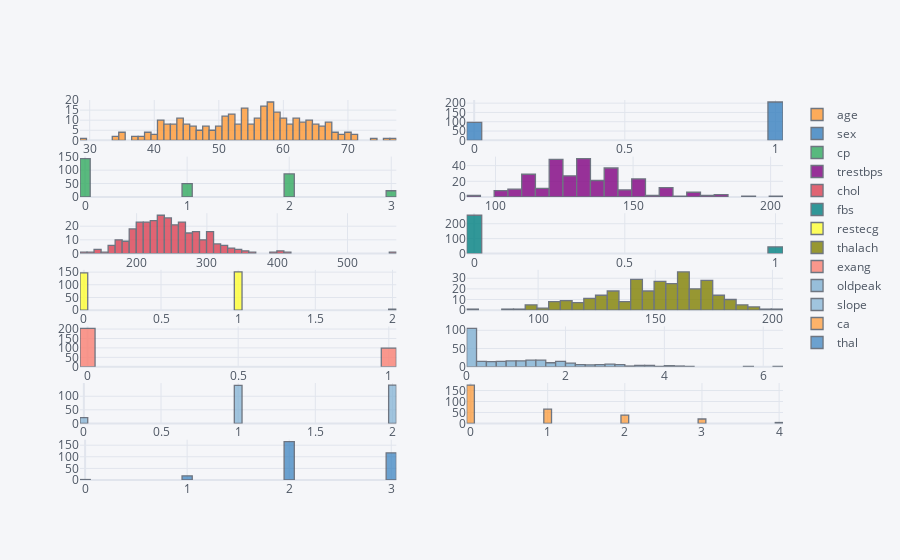

The notebook cell saved with this chart:
### Code cell
df[numerical].iplot(kind='histogram',subplots=True,bins=50)

### Figure 1 — Plotly figure (JSON) as saved in the notebook; plotly's stock layout.template omitted (floating-point values rounded to 4 significant figures; data arrays with more than 128 entries replaced by an {"elided": "..."} marker saying what was removed)
{"data": [{"histfunc": "count", "histnorm": "", "marker": {"color": "rgba(255, 153, 51, 1.0)", "line": {"color": "#4D5663", "width": 1.3}}, "name": "age", "nbinsx": 50, "opacity": 0.8, "orientation": "v", "x": {"elided": "302 int values"}, "xaxis": "x", "yaxis": "y", "type": "histogram"}, {"histfunc": "count", "histnorm": "", "marker": {"color": "rgba(55, 128, 191, 1.0)", "line": {"color": "#4D5663", "width": 1.3}}, "name": "sex", "nbinsx": 50, "opacity": 0.8, "orientation": "v", "x": {"elided": "302 int values"}, "xaxis": "x2", "yaxis": "y2", "type": "histogram"}, {"histfunc": "count", "histnorm": "", "marker": {"color": "rgba(50, 171, 96, 1.0)", "line": {"color": "#4D5663", "width": 1.3}}, "name": "cp", "nbinsx": 50, "opacity": 0.8, "orientation": "v", "x": {"elided": "302 int values"}, "xaxis": "x3", "yaxis": "y3", "type": "histogram"}, {"histfunc": "count", "histnorm": "", "marker": {"color": "rgba(128, 0, 128, 1.0)", "line": {"color": "#4D5663", "width": 1.3}}, "name": "trestbps", "nbinsx": 50, "opacity": 0.8, "orientation": "v", "x": {"elided": "302 int values"}, "xaxis": "x4", "yaxis": "y4", "type": "histogram"}, {"histfunc": "count", "histnorm": "", "marker": {"color": "rgba(219, 64, 82, 1.0)", "line": {"color": "#4D5663", "width": 1.3}}, "name": "chol", "nbinsx": 50, "opacity": 0.8, "orientation": "v", "x": {"elided": "302 int values"}, "xaxis": "x5", "yaxis": "y5", "type": "histogram"}, {"histfunc": "count", "histnorm": "", "marker": {"color": "rgba(0, 128, 128, 1.0)", "line": {"color": "#4D5663", "width": 1.3}}, "name": "fbs", "nbinsx": 50, "opacity": 0.8, "orientation": "v", "x": {"elided": "302 int values"}, "xaxis": "x6", "yaxis": "y6", "type": "histogram"}, {"histfunc": "count", "histnorm": "", "marker": {"color": "rgba(255, 255, 51, 1.0)", "line": {"color": "#4D5663", "width": 1.3}}, "name": "restecg", "nbinsx": 50, "opacity": 0.8, "orientation": "v", "x": {"elided": "302 int values"}, "xaxis": "x7", "yaxis": "y7", "type": "histogram"}, {"histfunc": "count", "histnorm": "", "marker": {"color": "rgba(128, 128, 0, 1.0)", "line": {"color": "#4D5663", "width": 1.3}}, "name": "thalach", "nbinsx": 50, "opacity": 0.8, "orientation": "v", "x": {"elided": "302 int values"}, "xaxis": "x8", "yaxis": "y8", "type": "histogram"}, {"histfunc": "count", "histnorm": "", "marker": {"color": "rgba(251, 128, 114, 1.0)", "line": {"color": "#4D5663", "width": 1.3}}, "name": "exang", "nbinsx": 50, "opacity": 0.8, "orientation": "v", "x": {"elided": "302 int values"}, "xaxis": "x9", "yaxis": "y9", "type": "histogram"}, {"histfunc": "count", "histnorm": "", "marker": {"color": "rgba(128, 177, 211, 1.0)", "line": {"color": "#4D5663", "width": 1.3}}, "name": "oldpeak", "nbinsx": 50, "opacity": 0.8, "orientation": "v", "x": {"elided": "302 float values"}, "xaxis": "x10", "yaxis": "y10", "type": "histogram"}, {"histfunc": "count", "histnorm": "", "marker": {"color": "rgba(128, 177, 211, 0.8999999999999999)", "line": {"color": "#4D5663", "width": 1.3}}, "name": "slope", "nbinsx": 50, "opacity": 0.8, "orientation": "v", "x": {"elided": "302 int values"}, "xaxis": "x11", "yaxis": "y11", "type": "histogram"}, {"histfunc": "count", "histnorm": "", "marker": {"color": "rgba(255, 153, 51, 0.8999999999999999)", "line": {"color": "#4D5663", "width": 1.3}}, "name": "ca", "nbinsx": 50, "opacity": 0.8, "orientation": "v", "x": {"elided": "302 int values"}, "xaxis": "x12", "yaxis": "y12", "type": "histogram"}, {"histfunc": "count", "histnorm": "", "marker": {"color": "rgba(55, 128, 191, 0.8999999999999999)", "line": {"color": "#4D5663", "width": 1.3}}, "name": "thal", "nbinsx": 50, "opacity": 0.8, "orientation": "v", "x": {"elided": "302 int values"}, "xaxis": "x13", "yaxis": "y13", "type": "histogram"}], "layout": {"barmode": "overlay", "legend": {"bgcolor": "#F5F6F9", "font": {"color": "#4D5663"}}, "paper_bgcolor": "#F5F6F9", "plot_bgcolor": "#F5F6F9", "title": {"font": {"color": "#4D5663"}}, "xaxis": {"anchor": "y", "domain": [0, 0.45], "gridcolor": "#E1E5ED", "showgrid": true, "tickfont": {"color": "#4D5663"}, "title": {"font": {"color": "#4D5663"}, "text": ""}, "zerolinecolor": "#E1E5ED"}, "yaxis": {"anchor": "x", "domain": [0.8939, 1], "gridcolor": "#E1E5ED", "showgrid": true, "tickfont": {"color": "#4D5663"}, "title": {"font": {"color": "#4D5663"}, "text": ""}, "zerolinecolor": "#E1E5ED"}, "xaxis2": {"anchor": "y2", "domain": [0.55, 1], "gridcolor": "#E1E5ED", "showgrid": true, "tickfont": {"color": "#4D5663"}, "title": {"font": {"color": "#4D5663"}, "text": ""}, "zerolinecolor": "#E1E5ED"}, "yaxis2": {"anchor": "x2", "domain": [0.8939, 1], "gridcolor": "#E1E5ED", "showgrid": true, "tickfont": {"color": "#4D5663"}, "title": {"font": {"color": "#4D5663"}, "text": ""}, "zerolinecolor": "#E1E5ED"}, "xaxis3": {"anchor": "y3", "domain": [0, 0.45], "gridcolor": "#E1E5ED", "showgrid": true, "tickfont": {"color": "#4D5663"}, "title": {"font": {"color": "#4D5663"}, "text": ""}, "zerolinecolor": "#E1E5ED"}, "yaxis3": {"anchor": "x3", "domain": [0.7449, 0.851], "gridcolor": "#E1E5ED", "showgrid": true, "tickfont": {"color": "#4D5663"}, "title": {"font": {"color": "#4D5663"}, "text": ""}, "zerolinecolor": "#E1E5ED"}, "xaxis4": {"anchor": "y4", "domain": [0.55, 1], "gridcolor": "#E1E5ED", "showgrid": true, "tickfont": {"color": "#4D5663"}, "title": {"font": {"color": "#4D5663"}, "text": ""}, "zerolinecolor": "#E1E5ED"}, "yaxis4": {"anchor": "x4", "domain": [0.7449, 0.851], "gridcolor": "#E1E5ED", "showgrid": true, "tickfont": {"color": "#4D5663"}, "title": {"font": {"color": "#4D5663"}, "text": ""}, "zerolinecolor": "#E1E5ED"}, "xaxis5": {"anchor": "y5", "domain": [0, 0.45], "gridcolor": "#E1E5ED", "showgrid": true, "tickfont": {"color": "#4D5663"}, "title": {"font": {"color": "#4D5663"}, "text": ""}, "zerolinecolor": "#E1E5ED"}, "yaxis5": {"anchor": "x5", "domain": [0.5959, 0.702], "gridcolor": "#E1E5ED", "showgrid": true, "tickfont": {"color": "#4D5663"}, "title": {"font": {"color": "#4D5663"}, "text": ""}, "zerolinecolor": "#E1E5ED"}, "xaxis6": {"anchor": "y6", "domain": [0.55, 1], "gridcolor": "#E1E5ED", "showgrid": true, "tickfont": {"color": "#4D5663"}, "title": {"font": {"color": "#4D5663"}, "text": ""}, "zerolinecolor": "#E1E5ED"}, "yaxis6": {"anchor": "x6", "domain": [0.5959, 0.702], "gridcolor": "#E1E5ED", "showgrid": true, "tickfont": {"color": "#4D5663"}, "title": {"font": {"color": "#4D5663"}, "text": ""}, "zerolinecolor": "#E1E5ED"}, "xaxis7": {"anchor": "y7", "domain": [0, 0.45], "gridcolor": "#E1E5ED", "showgrid": true, "tickfont": {"color": "#4D5663"}, "title": {"font": {"color": "#4D5663"}, "text": ""}, "zerolinecolor": "#E1E5ED"}, "yaxis7": {"anchor": "x7", "domain": [0.4469, 0.5531], "gridcolor": "#E1E5ED", "showgrid": true, "tickfont": {"color": "#4D5663"}, "title": {"font": {"color": "#4D5663"}, "text": ""}, "zerolinecolor": "#E1E5ED"}, "xaxis8": {"anchor": "y8", "domain": [0.55, 1], "gridcolor": "#E1E5ED", "showgrid": true, "tickfont": {"color": "#4D5663"}, "title": {"font": {"color": "#4D5663"}, "text": ""}, "zerolinecolor": "#E1E5ED"}, "yaxis8": {"anchor": "x8", "domain": [0.4469, 0.5531], "gridcolor": "#E1E5ED", "showgrid": true, "tickfont": {"color": "#4D5663"}, "title": {"font": {"color": "#4D5663"}, "text": ""}, "zerolinecolor": "#E1E5ED"}, "xaxis9": {"anchor": "y9", "domain": [0, 0.45], "gridcolor": "#E1E5ED", "showgrid": true, "tickfont": {"color": "#4D5663"}, "title": {"font": {"color": "#4D5663"}, "text": ""}, "zerolinecolor": "#E1E5ED"}, "yaxis9": {"anchor": "x9", "domain": [0.298, 0.4041], "gridcolor": "#E1E5ED", "showgrid": true, "tickfont": {"color": "#4D5663"}, "title": {"font": {"color": "#4D5663"}, "text": ""}, "zerolinecolor": "#E1E5ED"}, "xaxis10": {"anchor": "y10", "domain": [0.55, 1], "gridcolor": "#E1E5ED", "showgrid": true, "tickfont": {"color": "#4D5663"}, "title": {"font": {"color": "#4D5663"}, "text": ""}, "zerolinecolor": "#E1E5ED"}, "yaxis10": {"anchor": "x10", "domain": [0.298, 0.4041], "gridcolor": "#E1E5ED", "showgrid": true, "tickfont": {"color": "#4D5663"}, "title": {"font": {"color": "#4D5663"}, "text": ""}, "zerolinecolor": "#E1E5ED"}, "xaxis11": {"anchor": "y11", "domain": [0, 0.45], "gridcolor": "#E1E5ED", "showgrid": true, "tickfont": {"color": "#4D5663"}, "title": {"font": {"color": "#4D5663"}, "text": ""}, "zerolinecolor": "#E1E5ED"}, "yaxis11": {"anchor": "x11", "domain": [0.149, 0.2551], "gridcolor": "#E1E5ED", "showgrid": true, "tickfont": {"color": "#4D5663"}, "title": {"font": {"color": "#4D5663"}, "text": ""}, "zerolinecolor": "#E1E5ED"}, "xaxis12": {"anchor": "y12", "domain": [0.55, 1], "gridcolor": "#E1E5ED", "showgrid": true, "tickfont": {"color": "#4D5663"}, "title": {"font": {"color": "#4D5663"}, "text": ""}, "zerolinecolor": "#E1E5ED"}, "yaxis12": {"anchor": "x12", "domain": [0.149, 0.2551], "gridcolor": "#E1E5ED", "showgrid": true, "tickfont": {"color": "#4D5663"}, "title": {"font": {"color": "#4D5663"}, "text": ""}, "zerolinecolor": "#E1E5ED"}, "xaxis13": {"anchor": "y13", "domain": [0, 0.45], "gridcolor": "#E1E5ED", "showgrid": true, "tickfont": {"color": "#4D5663"}, "title": {"font": {"color": "#4D5663"}, "text": ""}, "zerolinecolor": "#E1E5ED"}, "yaxis13": {"anchor": "x13", "domain": [0, 0.1061], "gridcolor": "#E1E5ED", "showgrid": true, "tickfont": {"color": "#4D5663"}, "title": {"font": {"color": "#4D5663"}, "text": ""}, "zerolinecolor": "#E1E5ED"}, "xaxis14": {"anchor": "y14", "domain": [0.55, 1], "gridcolor": "#E1E5ED", "showgrid": true, "tickfont": {"color": "#4D5663"}, "title": {"font": {"color": "#4D5663"}, "text": ""}, "zerolinecolor": "#E1E5ED"}, "yaxis14": {"anchor": "x14", "domain": [0, 0.1061], "gridcolor": "#E1E5ED", "showgrid": true, "tickfont": {"color": "#4D5663"}, "title": {"font": {"color": "#4D5663"}, "text": ""}, "zerolinecolor": "#E1E5ED"}}}
